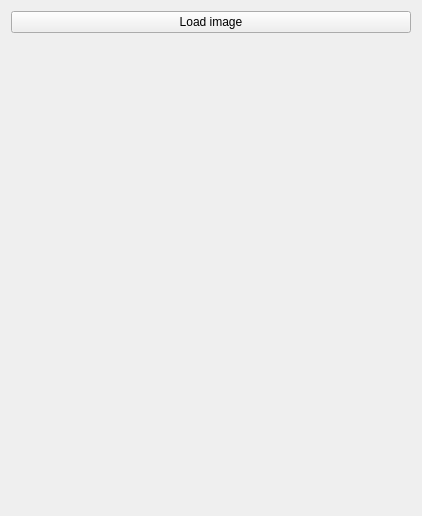
<?xml version="1.0" encoding="UTF-8"?>
<ui version="4.0">
 <class>quickSegment</class>
 <widget class="qSlicerWidget" name="quickSegment">
  <property name="geometry">
   <rect>
    <x>0</x>
    <y>0</y>
    <width>422</width>
    <height>516</height>
   </rect>
  </property>
  <layout class="QVBoxLayout" name="verticalLayout">
   <item>
    <widget class="QPushButton" name="loadImageButton">
     <property name="text">
      <string>Load image</string>
     </property>
    </widget>
   </item>
   <item>
    <widget class="qMRMLSegmentEditorWidget" name="segmentEditorWidget">
     <property name="segmentationNodeSelectorVisible">
      <bool>true</bool>
     </property>
     <property name="switchToSegmentationsButtonVisible">
      <bool>false</bool>
     </property>
    </widget>
   </item>
   <item>
    <widget class="qMRMLWindowLevelWidget" name="windowLevelWidget"/>
   </item>
   <item>
    <widget class="qMRMLVolumeThresholdWidget" name="volumeThresholdWidget"/>
   </item>
  </layout>
 </widget>
 <customwidgets>
  <customwidget>
   <class>qMRMLVolumeThresholdWidget</class>
   <extends>QWidget</extends>
   <header>qMRMLVolumeThresholdWidget.h</header>
  </customwidget>
  <customwidget>
   <class>qMRMLWidget</class>
   <extends>QWidget</extends>
   <header>qMRMLWidget.h</header>
   <container>1</container>
  </customwidget>
  <customwidget>
   <class>qMRMLWindowLevelWidget</class>
   <extends>QWidget</extends>
   <header>qMRMLWindowLevelWidget.h</header>
  </customwidget>
  <customwidget>
   <class>qSlicerWidget</class>
   <extends>QWidget</extends>
   <header>qSlicerWidget.h</header>
   <container>1</container>
  </customwidget>
  <customwidget>
   <class>qMRMLSegmentEditorWidget</class>
   <extends>qMRMLWidget</extends>
   <header>qMRMLSegmentEditorWidget.h</header>
  </customwidget>
 </customwidgets>
 <resources/>
 <connections>
  <connection>
   <sender>quickSegment</sender>
   <signal>mrmlSceneChanged(vtkMRMLScene*)</signal>
   <receiver>segmentEditorWidget</receiver>
   <slot>setMRMLScene(vtkMRMLScene*)</slot>
   <hints>
    <hint type="sourcelabel">
     <x>210</x>
     <y>257</y>
    </hint>
    <hint type="destinationlabel">
     <x>210</x>
     <y>233</y>
    </hint>
   </hints>
  </connection>
 </connections>
</ui>
